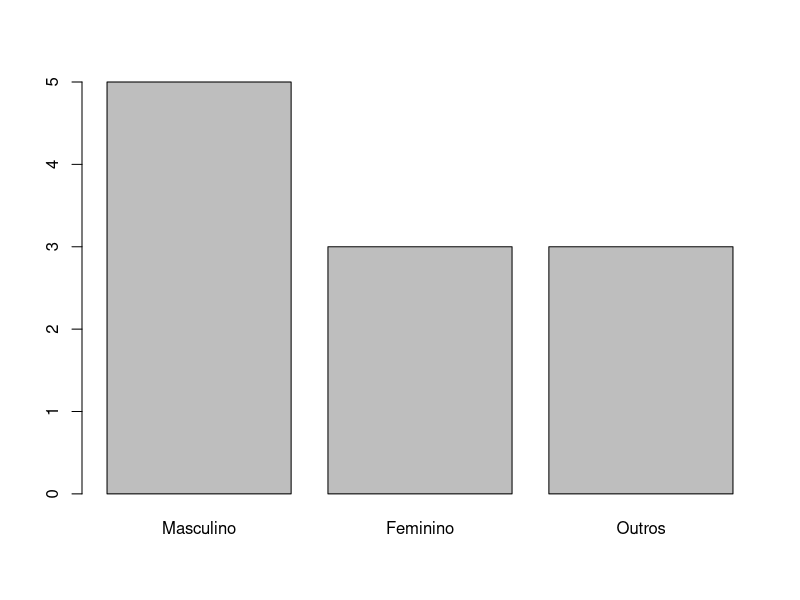
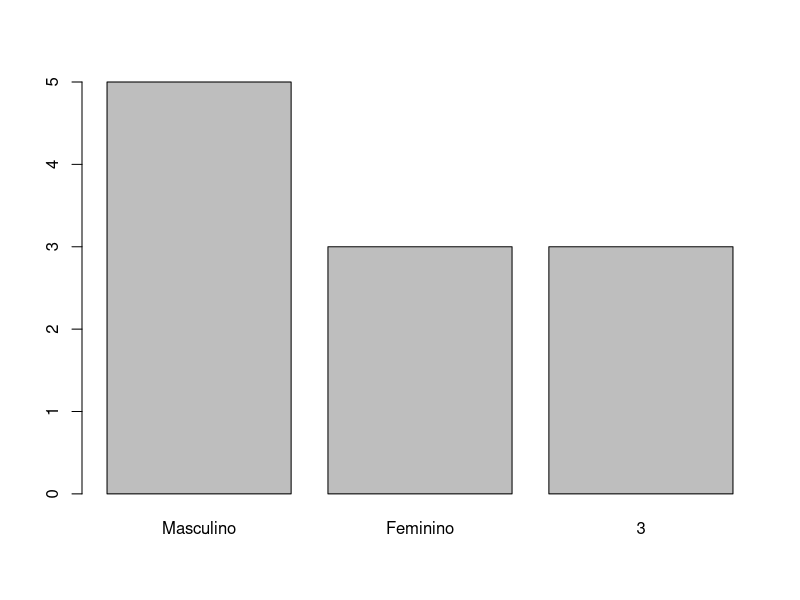

Generate these figures, in order, with R:
# Fatores

install.packages("forcats")

# Criação

genero <- c("2", "1", "2", "2", "1", "3", "2", "3", "3", "1", "1")
str(genero)

generoFator <- as.factor(genero) # Criando o fator
str(generoFator)

a <- factor(c("2", "1", "2", "2", "1", "3")) # Criando diretamente
str(a)

# Acesso

generoFator[2] # Segunda posição

generoFator[1:3] # Intervalo

generoFator[length(generoFator)] # Última posição

# Modificação

generoFator[1] <- 1 # Alterando na posição 1

# Operações

produtos_online <- factor(c("Creme", "Pente", "Pente", "Escova", "Creme", "Creme"))
produtos_presencial <- factor(c("Pente", "Pente", "Creme", "Escova", "Fio-dental"))

library(forcats)

vendas <- fct_c(produtos_online, produtos_presencial) # Combinando fatores

grafico <- lvls_revalue(generoFator, c("Masculino", "Feminino", "Outros")) # Alterando label

plot(grafico) # Plotando gráfico

grafico2 <- fct_recode(generoFator, Masculino = "1", Feminino = "2") # Alterando somente dois label
plot(grafico2)

# Agrupamento de níveis

como_soube <- factor(c("LinkedIn", "linkedin", "linkedIn", "insta", "ig", "Instagram"))

fct_collapse(como_soube, LinkedIn = c("LinkedIn", "linkedin", "linkedIn"),
             Instagram = c("insta", "ig", "Instagram"))

estadoCivil <- factor(c("Solteiro", "Solteira", "Casado", "União estável", "Casado", "Viúvo", "Viúvo", "Solteiro"))

fct_lump(estadoCivil, 2, other_level = "Outros") # Agrupamento por nível mais frequente com dois níveis

# Reordenando níveis

escolaridade <- factor(c("Superior", "Fundamental", "Fundamental", "Pós-graduado",
                         "Ensino médio", "Ensino médio", "Superior", "Fundamental incompleto"))

ordem <- fct_relevel(escolaridade, c("Fundamental incompleto", "Fundamental", "Ensino médio", "Superior", "Pós-graduado"))

faturamento <- c(30, 23, 45, 66, 77, 88, 12, 5)

fct_reorder(escolaridade, faturamento, mean) # Ordem dos níveis com base na média